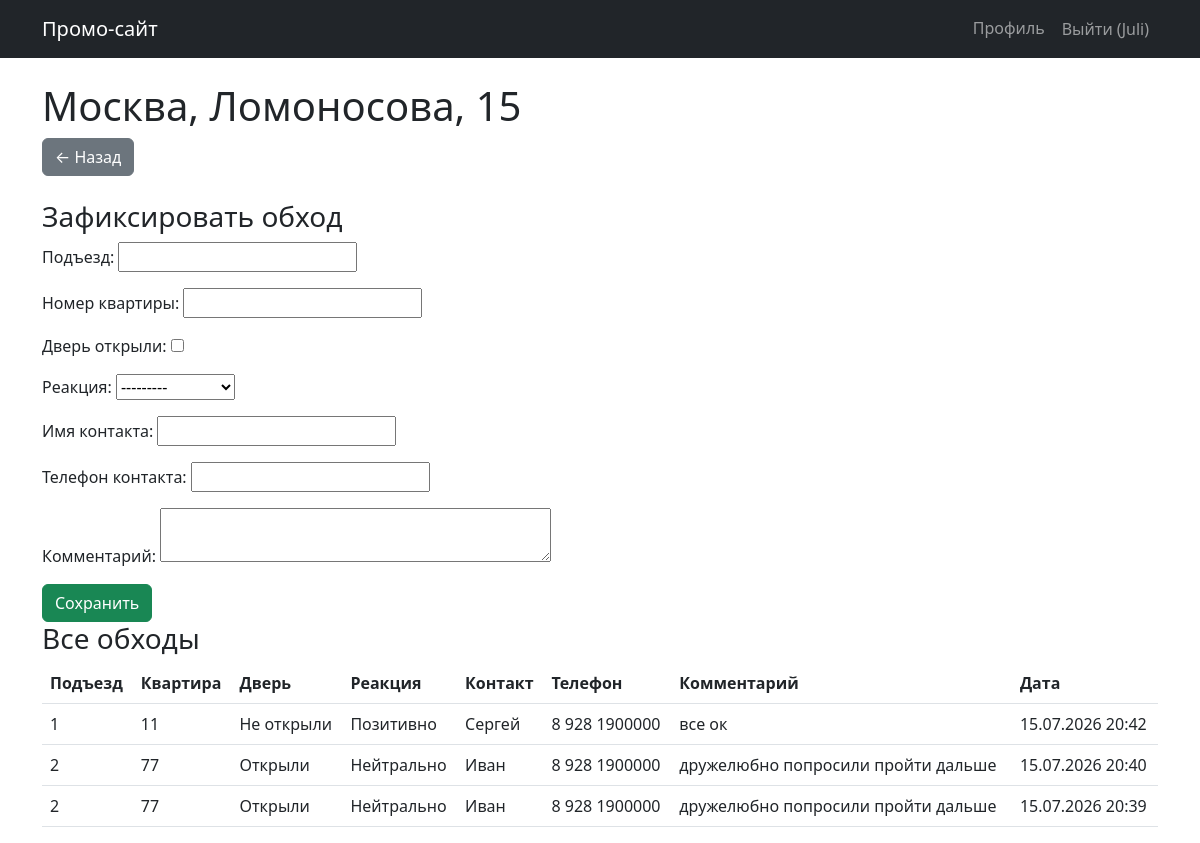
The app's page /campaign/6/house/6/ (signed in) with its own data.
### campaigns/models.py (models this page shows, shortened)
class House(models.Model):
    campaign = models.ForeignKey(
        Campaign, on_delete=models.CASCADE, related_name='houses',
        verbose_name='Кампания'
    )
    city = models.CharField(max_length=100, verbose_name='Город')
    street = models.CharField(max_length=200, verbose_name='Улица')
    house_number = models.CharField(max_length=20, verbose_name='Номер дома')
    entrances = models.PositiveIntegerField(verbose_name='Количество подъездов')
    apartments_per_entrance = models.PositiveIntegerField(verbose_name='Квартир в подъезде')
    class Meta:
        verbose_name = 'Дом'
        verbose_name_plural = 'Дома'

class ApartmentVisit(models.Model):
    house = models.ForeignKey(
        House, on_delete=models.CASCADE, related_name='visits',
        verbose_name='Дом'
    )
    entrance = models.PositiveIntegerField(verbose_name='Подъезд')
    apartment_number = models.PositiveIntegerField(verbose_name='Номер квартиры')
    opened_door = models.BooleanField(verbose_name='Дверь открыли')
    reaction = models.CharField(
        max_length=20,
        choices=[
            ('positive', 'Позитивно'),
            ('neutral', 'Нейтрально'),
            ('negative', 'Негативно')
        ],
        blank=True, null=True,
        verbose_name='Реакция'
    )
    contact_name = models.CharField(max_length=100, blank=True, null=True, verbose_name='Имя контакта')
    contact_phone = models.CharField(max_length=20, blank=True, null=True, verbose_name='Телефон контакта')
    comment = models.TextField(blank=True, null=True, verbose_name='Комментарий')
    visited_at = models.DateTimeField(auto_now_add=True, verbose_name='Дата и время обхода')
    visitor = models.ForeignKey(User, on_delete=models.CASCADE, verbose_name='Кто обошёл')
    class Meta:
        verbose_name = 'Поквартирный обход'
        verbose_name_plural = 'Поквартирные обходы'

### campaigns/views.py (the view)
# urls.py: path('campaign/<int:campaign_id>/house/<int:house_id>/', views.house_detail, name='house_detail'),
@login_required
def house_detail(request, campaign_id, house_id):
    campaign = get_object_or_404(Campaign, id=campaign_id)
    house = get_object_or_404(House, id=house_id, campaign=campaign)
    visits = house.visits.order_by('-visited_at')
    if request.method == 'POST':
        form = ApartmentVisitForm(request.POST)
        if form.is_valid():
            data = form.cleaned_data
            record_visit(
                house=house,
                visitor=request.user,
                entrance=data['entrance'],
                apartment_number=data['apartment_number'],
                opened_door=data['opened_door'],
                reaction=data.get('reaction'),
                contact_name=data.get('contact_name'),
                contact_phone=data.get('contact_phone'),
                comment=data.get('comment')
            )
            messages.success(request, 'Обход зафиксирован!')
            return redirect('house_detail', campaign_id=campaign.id, house_id=house.id)
    else:
        form = ApartmentVisitForm()
    return render(request, 'campaigns/house_detail.html', {
        'campaign': campaign,
        'house': house,
        'visits': visits,
        'visit_form': form,
    })

### campaigns/forms.py
class ApartmentVisitForm(forms.ModelForm):
    class Meta:
        model = ApartmentVisit
        fields = ['entrance', 'apartment_number', 'opened_door', 'reaction',
                  'contact_name', 'contact_phone', 'comment']
        labels = {
            'entrance': 'Подъезд',
            'apartment_number': 'Номер квартиры',
            'opened_door': 'Дверь открыли',
            'reaction': 'Реакция',
            'contact_name': 'Имя контакта',
            'contact_phone': 'Телефон контакта',
            'comment': 'Комментарий',
        }
        widgets = {'comment': forms.Textarea(attrs={'rows': 2})}

### campaigns/templates/campaigns/house_detail.html (shortened to what this page needs)
{% extends 'campaigns/base.html' %}
{% block content %}
<h1>{{ house.city }}, {{ house.street }}, {{ house.house_number }}</h1>
<a href="{% url 'campaign_detail' campaign.id %}" class="btn btn-secondary">← Назад</a>
<h3 class="mt-4">Зафиксировать обход</h3>
<form method="post">
    {{ visit_form.as_p }}
    <button class="btn btn-success">Сохранить</button>
</form>
<h3>Все обходы</h3>
<table class="table">
    <thead>
        <tr>
            <th>Подъезд</th><th>Квартира</th><th>Дверь</th><th>Реакция</th>
            <th>Контакт</th><th>Телефон</th><th>Комментарий</th><th>Дата</th>
        </tr>
    </thead>
    <tbody>
        {% for v in visits %}
        <tr>
            <td>{{ v.entrance }}</td>
            <td>{{ v.apartment_number }}</td>
            <td>{{ v.opened_door|yesno:"Открыли,Не открыли" }}</td>
            <td>{{ v.get_reaction_display|default:"—" }}</td>
            <td>{{ v.contact_name|default:"—" }}</td>
            <td>{{ v.contact_phone|default:"—" }}</td>
            <td>{{ v.comment|default:"—" }}</td>
            <td>{{ v.visited_at|date:"d.m.Y H:i" }}</td>
        </tr>
        {% empty %}
        <tr><td colspan="8">Обходов пока нет.</td></tr>
        {% endfor %}
    </tbody>
</table>
{% endblock %}

### campaigns/templates/campaigns/base.html (shortened to what this page needs)
<!DOCTYPE html>
<html lang="ru">
<head>
    <link href="https://cdn.jsdelivr.net/npm/bootstrap@5.2.3/dist/css/bootstrap.min.css" rel="stylesheet">
</head>
<body>
    <nav class="navbar navbar-expand-lg navbar-dark bg-dark">
        <div class="container">
            <a class="navbar-brand" href="/">Промо-сайт</a>
            <div class="collapse navbar-collapse">
                <ul class="navbar-nav ms-auto">
                    {% if user.is_authenticated %}
                        <li class="nav-item"><a class="nav-link" href="{% url 'profile' %}">Профиль</a></li>
                        <li class="nav-item">
                            <form method="post" action="{% url 'logout' %}" style="display:inline;">
                                <button class="btn btn-link nav-link">Выйти ({{ user.username }})</button>
                            </form>
                        </li>
                    {% else %}
                        <li class="nav-item"><a class="nav-link" href="{% url 'login' %}">Войти</a></li>
                        <li class="nav-item"><a class="nav-link" href="{% url 'register' %}">Регистрация</a></li>
                    {% endif %}
                </ul>
            </div>
        </div>
    </nav>
    <div class="container mt-4">
        {% block content %}{% endblock %}
    </div>
</body>
</html>

### records on screen
House: city "Москва", street "Ломоносова", house_number "15"
ApartmentVisit: entrance "1", apartment_number "11", opened_door "Не открыли", reaction "Позитивно", contact_name "Сергей", contact_phone "8 928 1900000", comment "все ок", visited_at "15.07.2026 20:42"
ApartmentVisit: entrance "2", apartment_number "77", opened_door "Открыли", reaction "Нейтрально", contact_name "Иван", contact_phone "8 928 1900000", comment "дружелюбно попросили пройти дальше", visited_at "15.07.2026 20:40"
ApartmentVisit: entrance "2", apartment_number "77", opened_door "Открыли", reaction "Нейтрально", contact_name "Иван", contact_phone "8 928 1900000", comment "дружелюбно попросили пройти дальше", visited_at "15.07.2026 20:39"

### other values on screen
{{ user.username }} "Juli"
